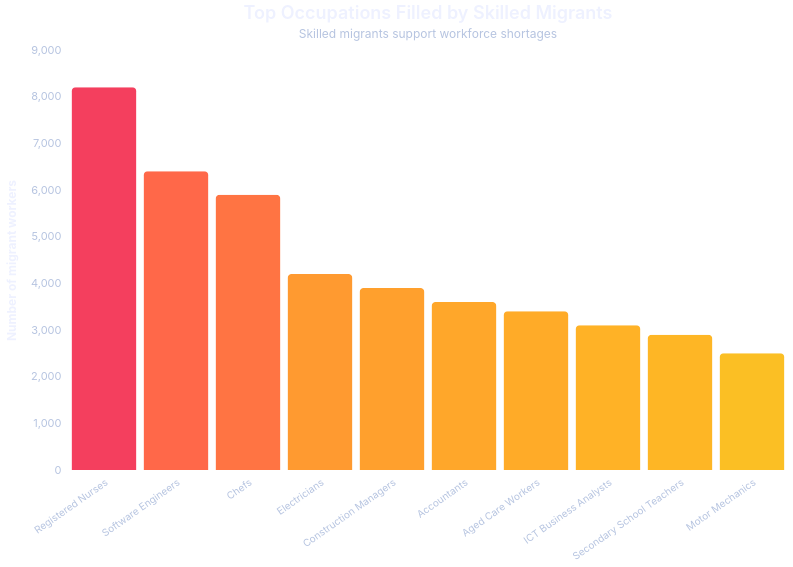

Vega-Lite specification stored for this chart:
### Vega-Lite specification from a JSON file in a GitHub repository (floating-point values rounded to 4 significant figures)
{"$schema": "https://vega.github.io/schema/vega-lite/v5.json", "description": "Vertical bar chart of jobs held by migrant workers", "width": 720, "height": 420, "data": {"values": [{"Occupation": "Registered Nurses", "Jobs": 8200}, {"Occupation": "Software Engineers", "Jobs": 6400}, {"Occupation": "Chefs", "Jobs": 5900}, {"Occupation": "Electricians", "Jobs": 4200}, {"Occupation": "Construction Managers", "Jobs": 3900}, {"Occupation": "Accountants", "Jobs": 3600}, {"Occupation": "Aged Care Workers", "Jobs": 3400}, {"Occupation": "ICT Business Analysts", "Jobs": 3100}, {"Occupation": "Secondary School Teachers", "Jobs": 2900}, {"Occupation": "Motor Mechanics", "Jobs": 2500}]}, "layer": [{"mark": {"type": "bar", "cornerRadiusTopLeft": 4, "cornerRadiusTopRight": 4}, "encoding": {"x": {"field": "Occupation", "type": "ordinal", "sort": "-y", "title": null, "axis": {"labelAngle": -35, "labelFontSize": 10, "labelLimit": 150}}, "y": {"field": "Jobs", "type": "quantitative", "title": "Number of migrant workers", "axis": {"format": ",.0f"}}, "color": {"field": "Jobs", "type": "quantitative", "scale": {"range": ["#fbbf24", "#f43f5e"]}, "legend": null}, "tooltip": [{"field": "Occupation", "type": "nominal"}, {"field": "Jobs", "type": "quantitative", "title": "Migrant workers", "format": ",.0f"}]}}, {"mark": {"type": "text", "dy": -8, "fontSize": 10, "fontWeight": "bold", "color": "#ffffff"}, "encoding": {"x": {"field": "Occupation", "type": "ordinal", "sort": "-y"}, "y": {"field": "Jobs", "type": "quantitative"}, "text": {"field": "Jobs", "type": "quantitative", "format": ",.0f"}}}], "title": {"text": "Top Occupations Filled by Skilled Migrants", "subtitle": "Skilled migrants support workforce shortages", "fontSize": 18, "subtitleFontSize": 12}, "config": {"font": "Inter, sans-serif", "background": "transparent", "view": {"stroke": null}, "axis": {"labelFont": "Inter, sans-serif", "titleFont": "Inter, sans-serif", "labelColor": "#b6c4e0", "titleColor": "#eef1ff", "tickColor": "rgba(255,255,255,0.15)", "domainColor": "rgba(255,255,255,0.15)", "gridColor": "rgba(255,255,255,0.08)", "grid": true, "labelFontSize": 11, "titleFontSize": 12, "titlePadding": 12}, "title": {"font": "Inter, sans-serif", "fontSize": 16, "fontWeight": 600, "color": "#eef1ff", "subtitleFont": "Inter, sans-serif", "subtitleFontSize": 12, "subtitleColor": "#b6c4e0", "subtitlePadding": 6}, "legend": {"labelFont": "Inter, sans-serif", "titleFont": "Inter, sans-serif", "labelColor": "#b6c4e0", "titleColor": "#eef1ff", "labelFontSize": 11, "titleFontSize": 12, "symbolSize": 100}, "text": {"font": "Inter, sans-serif", "color": "#eef1ff"}}}
